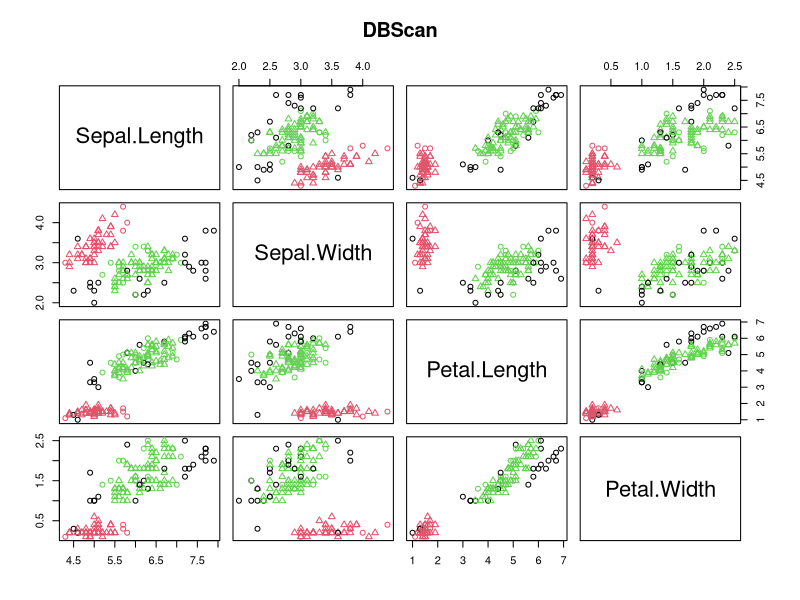
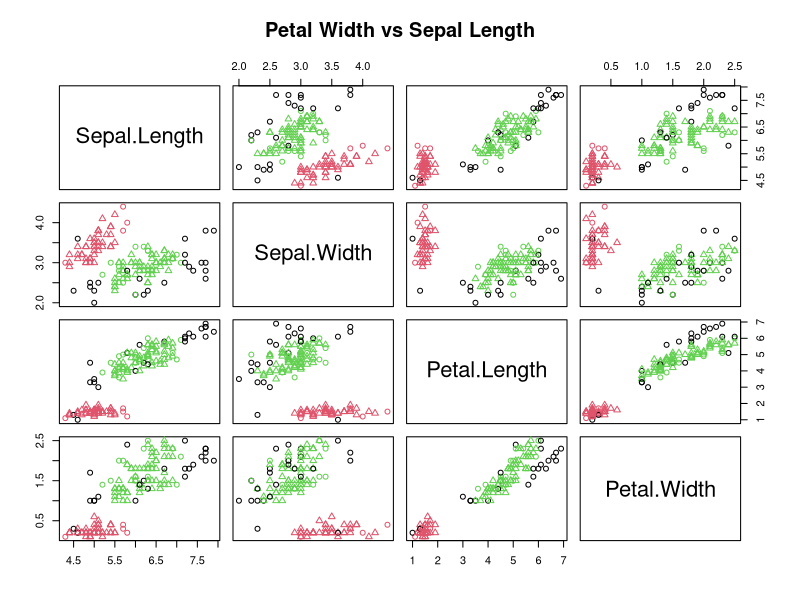

Reproduce these figures in R, in order.
# Loading package
library(fpc)

# Remove label form dataset
iris_1 <- iris[-5]

# Fitting DBScan clustering Model
# to training dataset
set.seed(220)  # Setting seed
Dbscan_cl <- dbscan(iris_1, eps = 0.45, MinPts = 5)
Dbscan_cl

# Checking cluster
Dbscan_cl$cluster

# Table
table(Dbscan_cl$cluster, iris$Species)

# Plotting Cluster
plot(Dbscan_cl, iris_1, main = "DBScan")
plot(Dbscan_cl, iris_1, main = "Petal Width vs Sepal Length")
